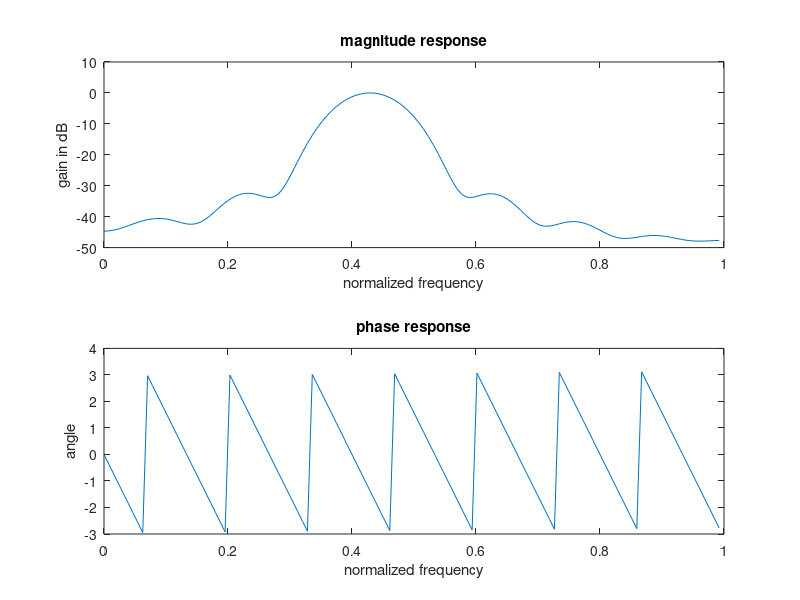

This figure's MATLAB source:
clc;clear all;close all;
n=30
window=bartlett(n+1)
b=fir1(n,[.38 .48],window)
[H W]=freqz(b,1,128)
subplot(2,1,1)
plot(W/pi,10*log(abs(H)))
title('magnitude response')
ylabel('gain in dB')
xlabel('normalized frequency')
subplot(2,1,2)
plot(W/pi,angle(H))
title('phase response')
ylabel('angle')
xlabel('normalized frequency')